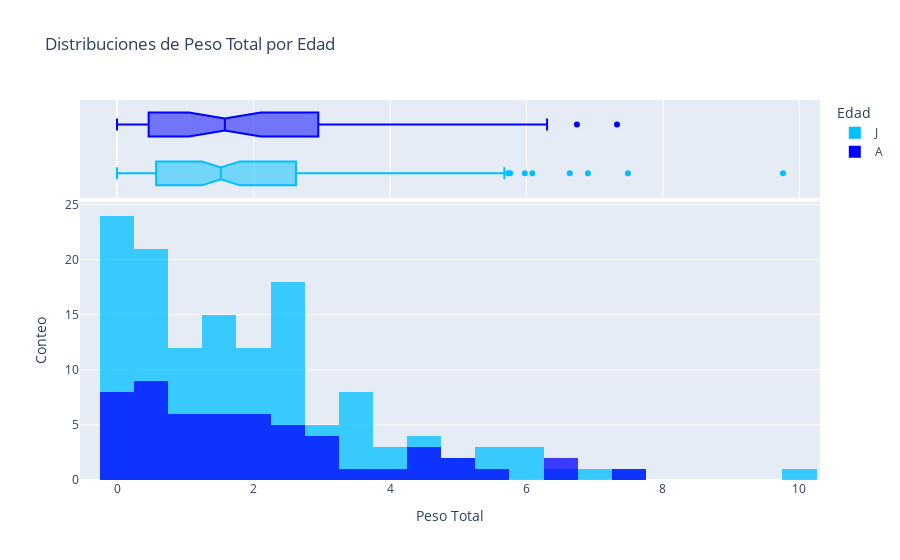

The code cell stored with this chart in its notebook:
### Markdown cell above
#### ¿Existe una relación entre el peso total del buche y la edad de los sujetos?

### Code cell
# Hhistogramas y boxplots del peso total por edad
fig = px.histogram(df, x='peso total', color='edad', color_discrete_map={'J': 'deepskyblue', 'A': 'blue'}, marginal='box',
                   title='Distribuciones de Peso Total por Edad',
                   labels={'peso total': 'Peso Total', 'edad': 'Edad', 'ylabel': 'conteo'},
                   barmode='overlay', opacity=0.75)

# Cambiar el nombre del eje y solo en el histograma
fig.update_yaxes(title_text='Conteo', row=1, col=1)

# Desplegar gráfica
fig.show()

### Figure 1 — Plotly figure (JSON) as saved in the notebook; plotly's stock layout.template omitted (floating-point values rounded to 4 significant figures; data arrays with more than 128 entries replaced by an {"elided": "..."} marker saying what was removed)
{"data": [{"alignmentgroup": "True", "bingroup": "x", "hovertemplate": "Edad=J<br>Peso Total=%{x}<br>count=%{y}<extra></extra>", "legendgroup": "J", "marker": {"color": "deepskyblue", "opacity": 0.75, "pattern": {"shape": ""}}, "name": "J", "offsetgroup": "J", "orientation": "v", "showlegend": true, "type": "histogram", "x": {"elided": "134 float values"}, "xaxis": "x", "yaxis": "y"}, {"alignmentgroup": "True", "hovertemplate": "Edad=J<br>Peso Total=%{x}<extra></extra>", "legendgroup": "J", "marker": {"color": "deepskyblue"}, "name": "J", "notched": true, "offsetgroup": "J", "showlegend": false, "type": "box", "x": {"elided": "134 float values"}, "xaxis": "x2", "yaxis": "y2"}, {"alignmentgroup": "True", "bingroup": "x", "hovertemplate": "Edad=A<br>Peso Total=%{x}<br>count=%{y}<extra></extra>", "legendgroup": "A", "marker": {"color": "blue", "opacity": 0.75, "pattern": {"shape": ""}}, "name": "A", "offsetgroup": "A", "orientation": "v", "showlegend": true, "type": "histogram", "x": [5.456, 2.98, 1.581, 1.058, 1.34, 2.679, 5.154, 6.302, 4.476, 0, 1.253, 0.7033, 0.0734, 0.5485, 0.3335, 1.283, 2.198, 2.031, 3.339, 2.047, 0.4589, 2.195, 0, 1.003, 4.628, 0.4775, 0.9422, 4.935, 2.999, 4.462, 0.2927, 1.53, 2.09, 0.4312, 0, 0, 0.3094, 1.083, 3.003, 2.573, 6.739, 2.018, 0, 0.0131, 3.815, 1.58, 2.744, 1, 2.86, 0.9161, 2.412, 0.2035, 2.592, 0.3501, 7.327], "xaxis": "x", "yaxis": "y"}, {"alignmentgroup": "True", "hovertemplate": "Edad=A<br>Peso Total=%{x}<extra></extra>", "legendgroup": "A", "marker": {"color": "blue"}, "name": "A", "notched": true, "offsetgroup": "A", "showlegend": false, "type": "box", "x": [5.456, 2.98, 1.581, 1.058, 1.34, 2.679, 5.154, 6.302, 4.476, 0, 1.253, 0.7033, 0.0734, 0.5485, 0.3335, 1.283, 2.198, 2.031, 3.339, 2.047, 0.4589, 2.195, 0, 1.003, 4.628, 0.4775, 0.9422, 4.935, 2.999, 4.462, 0.2927, 1.53, 2.09, 0.4312, 0, 0, 0.3094, 1.083, 3.003, 2.573, 6.739, 2.018, 0, 0.0131, 3.815, 1.58, 2.744, 1, 2.86, 0.9161, 2.412, 0.2035, 2.592, 0.3501, 7.327], "xaxis": "x2", "yaxis": "y2"}], "layout": {"barmode": "overlay", "legend": {"title": {"text": "Edad"}, "tracegroupgap": 0}, "title": {"text": "Distribuciones de Peso Total por Edad"}, "xaxis": {"anchor": "y", "domain": [0, 1], "title": {"text": "Peso Total"}}, "xaxis2": {"anchor": "y2", "domain": [0, 1], "matches": "x", "showgrid": true, "showticklabels": false}, "yaxis": {"anchor": "x", "domain": [0, 0.7326], "title": {"text": "Conteo"}}, "yaxis2": {"anchor": "x2", "domain": [0.7426, 1], "matches": "y2", "showgrid": false, "showline": false, "showticklabels": false, "ticks": ""}}}
